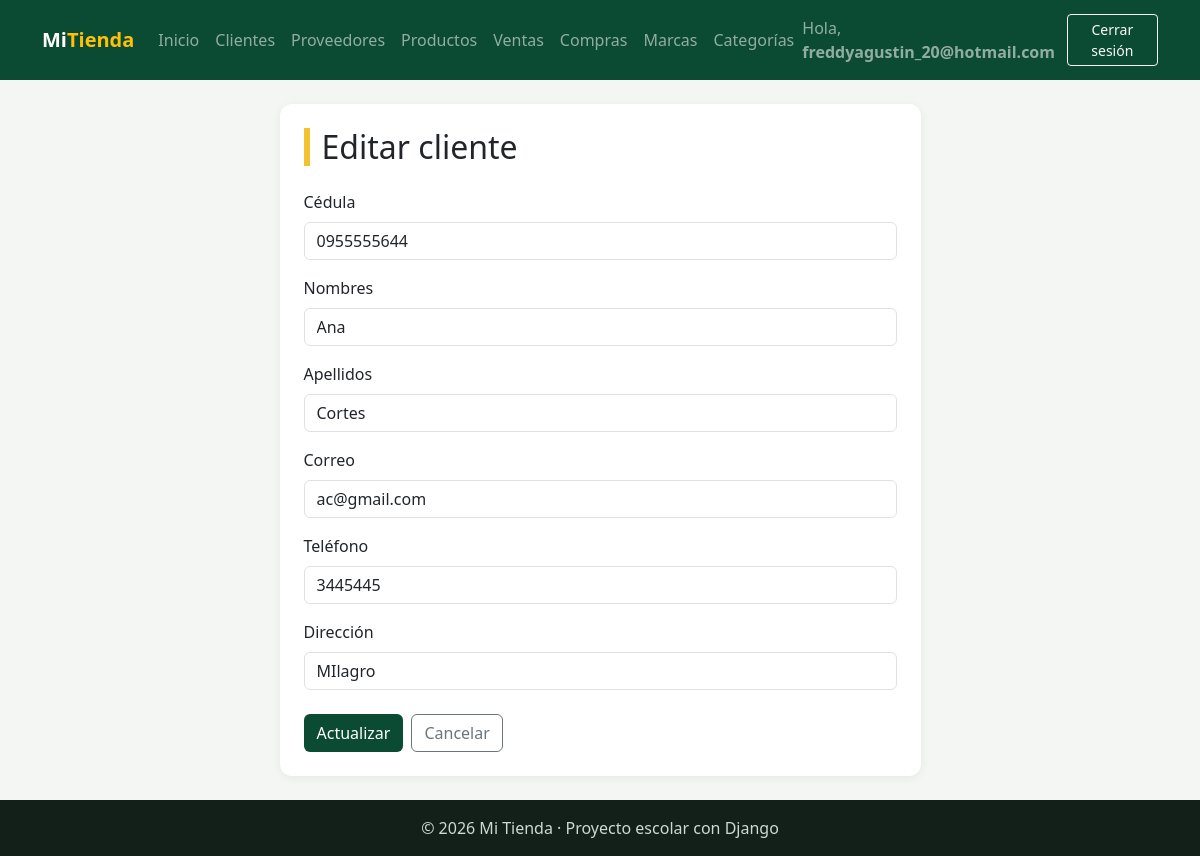
Screenshot of /facturacion/clientes/editar/2/ (signed in) with the database file from the repository.
### facturacion/models.py (models this page shows, shortened)
class ModeloBase(models.Model):
    user = models.ForeignKey(                    # 1:N con User: un usuario registra muchos registros
        User,
        on_delete=models.SET_NULL,               # Si borran al usuario, el registro se queda con user vacío
        null=True,                               # SET_NULL necesita que la columna acepte NULL
        blank=True,
        editable=False,                          # No aparece en formularios: lo llena la VISTA, no la persona
        related_name="%(class)s_registrados",    # %(class)s = nombre del modelo → user.producto_registrados
        verbose_name="Registrado por",
    )
    fecha_creacion = models.DateTimeField("Fecha de creación", auto_now_add=True)   # Se llena sola al CREAR
    fecha_modificacion = models.DateTimeField("Última modificación", auto_now=True) # Se actualiza sola en CADA save()
    class Meta:
        abstract = True                          # ← LA CLAVE: modelo "molde", sin tabla propia

class Cliente(ModeloBase):
    cedula = models.CharField("Cédula", max_length=10, unique=True)
    nombres = models.CharField(max_length=80)
    apellidos = models.CharField(max_length=80)
    email = models.EmailField("Correo", blank=True)
    telefono = models.CharField("Teléfono", max_length=15, blank=True)
    direccion = models.CharField("Dirección", max_length=200, blank=True)
    class Meta:
        verbose_name = "Cliente"
        verbose_name_plural = "Clientes"
        ordering = ["apellidos", "nombres"]

### facturacion/views.py (the view)
# urls.py: path("clientes/editar/<int:pk>/", views.ClienteUpdateView.as_view(), name="cliente_editar"),
class ClienteUpdateView(LoginRequiredMixin, UsuarioRegistroMixin, SuccessMessageMixin, UpdateView):
    model = Cliente
    form_class = ClienteForm
    template_name = "facturacion/cliente_form.html"
    success_url = reverse_lazy("facturacion:cliente_lista")
    success_message = "Cliente actualizado correctamente."
    extra_context = {
        "titulo": "Editar cliente",
        "boton": "Actualizar"
    }

### facturacion/forms.py (shortened to what this page needs)
class ClienteForm(forms.ModelForm):
    class Meta:
        model = Cliente
        fields = [
            "cedula",
            "nombres",
            "apellidos",
            "email",
            "telefono",
            "direccion"
        ]
        widgets = {
            "cedula": forms.TextInput(attrs={
                "class": "form-control",
                "placeholder": "Ingrese 10 dígitos",
                "maxlength": "10"
            }),
            "nombres": forms.TextInput(attrs={
                "class": "form-control"
            }),
            "apellidos": forms.TextInput(attrs={
                "class": "form-control"
            }),
            "email": forms.EmailInput(attrs={
                "class": "form-control"
            }),
            "telefono": forms.TextInput(attrs={
                "class": "form-control"
            }),
            "direccion": forms.TextInput(attrs={
                "class": "form-control"
            }),
        }

### facturacion/templates/facturacion/cliente_form.html (shortened to what this page needs)
{% extends "base.html" %}
{% block contenido %}
<div class="row justify-content-center">
    <div class="col-md-8 col-lg-7">
        <div class="tarjeta">
            <h2 class="titulo-pagina mb-4">
                {{ titulo }}
            </h2>
            <form method="post" novalidate>
                {% for campo in form %}
                    <div class="mb-3">
                        <label class="form-label"
                               for="{{ campo.id_for_label }}">
                            {{ campo.label }}
                        </label>
                        {{ campo }}
                    </div>
                {% endfor %}
                <div class="d-flex gap-2 mt-4">
                    <button type="submit" class="btn btn-verde">
                        {{ boton }}
                    </button>
                    <a href="{% url 'facturacion:cliente_lista' %}"
                       class="btn btn-outline-secondary">
                        Cancelar
                    </a>
                </div>
            </form>
        </div>
    </div>
</div>
{% endblock %}

### templates/base.html (shortened to what this page needs)
{% load static %}
<!DOCTYPE html>
<html lang="es">
<head>
    <link href="https://cdn.jsdelivr.net/npm/bootstrap@5.3.3/dist/css/bootstrap.min.css" rel="stylesheet">
    <link rel="stylesheet" href="{% static 'css/estilos.css' %}">
</head>
<body>
    <nav class="navbar navbar-expand-lg navbar-dark barra">
        <div class="container">
            <a class="navbar-brand fw-bold" href="{% url 'home' %}">Mi<span class="text-warning">Tienda</span></a>
            <div class="collapse navbar-collapse" id="menu">
                <ul class="navbar-nav me-auto">
                    <li class="nav-item"><a class="nav-link" href="{% url 'home' %}">Inicio</a></li>
                    {% if user.is_authenticated %}
                        <li class="nav-item"><a class="nav-link" href="{% url 'facturacion:cliente_lista' %}">Clientes</a></li>
                        <li class="nav-item"><a class="nav-link" href="{% url 'facturacion:proveedor_lista' %}">Proveedores</a></li>
                        <li class="nav-item"><a class="nav-link" href="{% url 'facturacion:producto_lista' %}">Productos</a></li>
                        <li class="nav-item"><a class="nav-link" href="{% url 'facturacion:venta_lista' %}">Ventas</a></li>
                        <li class="nav-item"><a class="nav-link" href="{% url 'facturacion:compra_lista' %}">Compras</a></li>
                        <li class="nav-item"><a class="nav-link" href="{% url 'facturacion:marca_lista' %}">Marcas</a></li>
                        <li class="nav-item"><a class="nav-link" href="{% url 'facturacion:categoria_lista' %}">Categorías</a></li>
                    {% endif %}
                </ul>
                <ul class="navbar-nav align-items-lg-center gap-2">
                    {% if user.is_authenticated %}
                        <li class="nav-item navbar-text">Hola, <b>{{ user.username }}</b></li>
                        <li class="nav-item">
                            <form method="post" action="{% url 'logout' %}" class="m-0">
                                <button type="submit" class="btn btn-sm btn-outline-light">Cerrar sesión</button>
                            </form>
                        </li>
                    {% else %}
                        <li class="nav-item"><a class="nav-link" href="{% url 'login' %}">Ingresar</a></li>
                        <li class="nav-item"><a class="btn btn-sm btn-warning" href="{% url 'registro' %}">Crear cuenta</a></li>
                    {% endif %}
                </ul>
            </div>
        </div>
    </nav>
    <main class="container py-4">
        {% block contenido %}{% endblock %}
    </main>
    <footer class="pie text-center py-3">© 2026 Mi Tienda · Proyecto escolar con Django</footer>
</body>
</html>

### static/css/estilos.css (style rules this page uses)
:root { --verde: #0c4b33; --verde-claro: #2f9e6e; --amarillo: #f2c230; }
body { background-color: #f3f6f2; min-height: 100vh; display: flex; flex-direction: column; }
main { flex: 1; }
.barra { background-color: var(--verde); }
.titulo-pagina { border-left: 6px solid var(--amarillo); padding-left: 12px; }
.tarjeta { background: white; border-radius: 12px; padding: 24px; box-shadow: 0 2px 10px rgba(0,0,0,.06); }
.btn-verde { background-color: var(--verde); color: white; }
.pie { background-color: #13201a; color: #cfd8d3; }

### rows the page displays
Cliente: form "0955555644" "Ana" "Cortes" "ac@gmail.com" "3445445" "MIlagro"

### other values shown
{{ user.username }} "freddyagustin_20@hotmail.com"
{{ titulo }} "Editar cliente"
{{ campo.label }} "Cédula" "Nombres" "Apellidos" "Correo" "Teléfono" "Dirección"
{{ boton }} "Actualizar"
